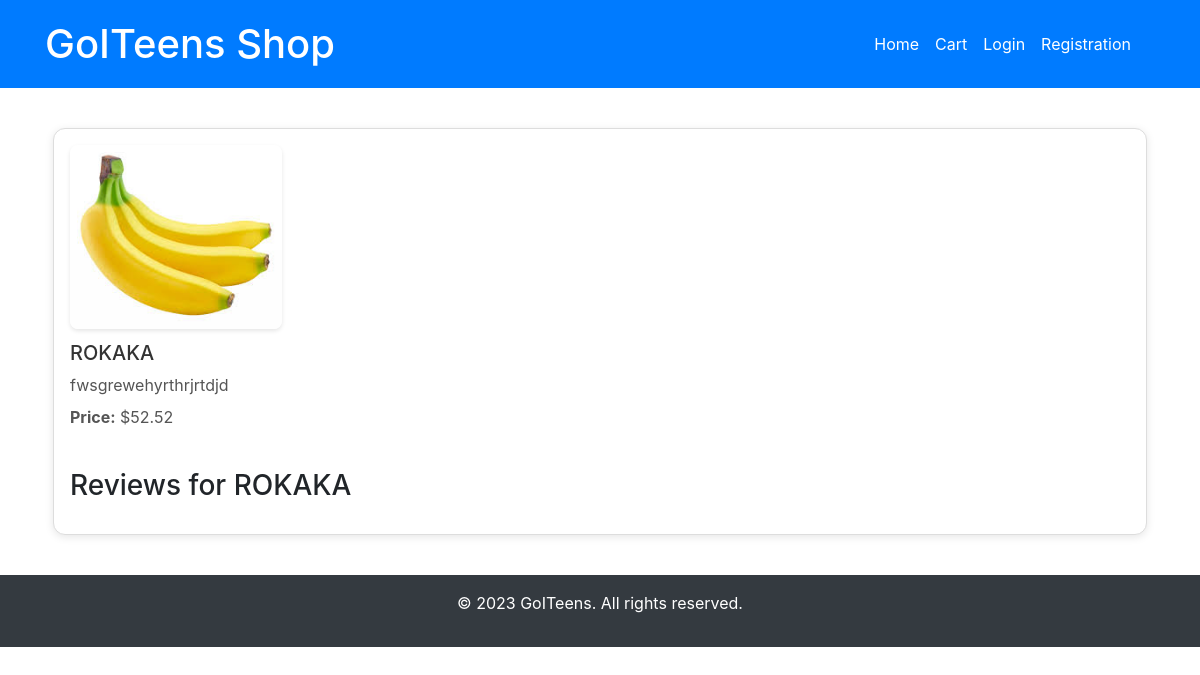
The app's page /product/16 with its own data.
### myapp/models.py (models this page shows, shortened)
class Product(models.Model):
    name = models.CharField(max_length=100)
    description = models.TextField()
    price = models.DecimalField(max_digits=10, decimal_places=2)
    is_top = models.BooleanField(default=False)
    photo = models.CharField(max_length=20, null=True)

### myapp/views.py (the view, shortened to what this page needs)
# urls.py: path('product/<int:product_id>', get_product, name='product')
def get_product(request, product_id: int):
    try:
        product = Product.objects.get(pk=product_id)
    except Exception as e:
        logger.warning(f"Продукт с id={product_id} не найден")
        return render(request, "404.html")
    comments = Comment.objects.filter(product=product)
    comment_form = CommentForm()
    context = {
        'product': product,
        'comments': comments,
        'comment_form': comment_form
    }
    return render(request, 'product.html', context=context)

### myapp/templates/product.html (shortened to what this page needs)
{% extends 'base.html' %}
{% load static %}
{% block content %}
  <div class="row">
      <div class="product-card">
        <img src="{% static 'img/' %}{{ product.photo }}" alt="Product image">
        <h5>{{ product.name }}</h5>
        <p>{{ product.description }}</p>
        <p><strong>Price:</strong> ${{ product.price }}</p>
        <h3>Reviews for {{product.name}}</h3>
      </div>
  </div>
{% endblock %}

### myapp/static/css/style.css (style rules this page uses)
.product-card { border: 1px solid #ddd; border-radius: 12px; padding: 16px; margin: 16px; background-color: #fff; box-shadow: 0 2px 8px rgba(0, 0, 0, 0.1); box-sizing: border-box; transition: transform 0.2s, box-shadow 0.3s; flex: 1 1 calc(33.33% - 32px); display: flex; flex-direction: column; justify-content: space-between; }
.product-card img { width: 20%; height: 70%; object-fit: cover; border-radius: 8px; margin-bottom: 12px; box-shadow: 0 2px 4px rgba(0, 0, 0, 0.1); }
.product-card h5 { font-size: 20px; margin-bottom: 8px; color: #333; }
.product-card p { color: #555; margin-bottom: 8px; }
.row { display: flex; flex-wrap: wrap; justify-content: space-between; margin: 0 -8px; }

### records on screen
Product: photo (picture), name "ROKAKA", description "fwsgrewehyrthrjrtdjd", price "52.52"
